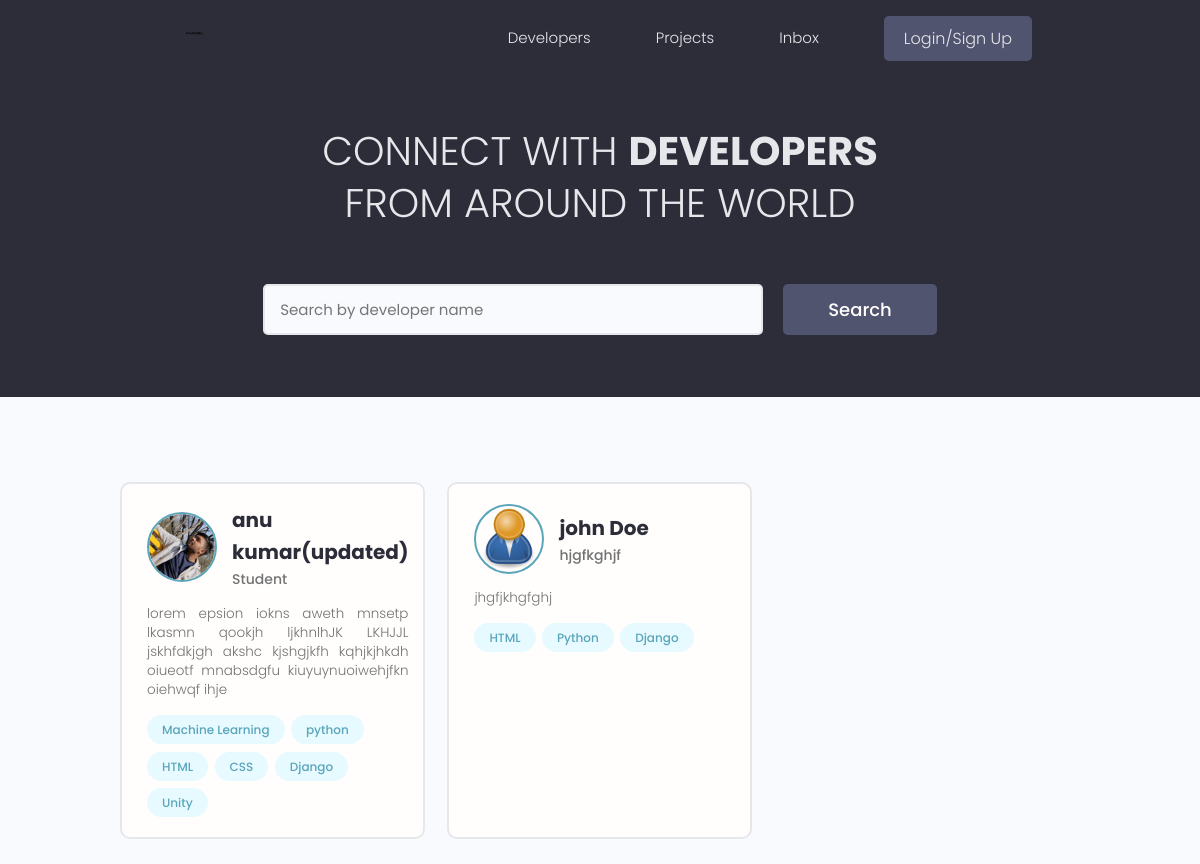
The page / on the database its author committed.
### users/models.py (models this page shows, shortened)
class Profiles(models.Model):
    user = models.OneToOneField(User , on_delete = models.CASCADE ,null= True , blank=True)
    name = models.CharField(max_length=200 , blank=True ,null=True)
    email = models.EmailField(max_length=500 ,blank=True, null=True)
    username = models.CharField(max_length=200 , blank=True ,null=True)
    location = models.CharField(max_length=200 , blank=True ,null=True)
    short_intro = models.CharField(max_length=200 , blank=True ,null=True)
    bio = models.TextField(blank=True, null=True)
    profile_image = models.ImageField(null=True, blank =True ,upload_to ='profiles/',default='profiles/user-default.png')
    social_github = models.CharField(max_length=200,blank=True,null=True)
    social_twitter = models.CharField(max_length=200,blank=True,null=True)
    social_linkdin = models.CharField(max_length=200,blank=True,null=True)
    social_youtube = models.CharField(max_length=200,blank=True,null=True)
    social_website = models.CharField(max_length=200,blank=True,null=True)
    created = models.DateTimeField(auto_now_add=True)
    id = models.UUIDField(default=uuid.uuid4,unique=True,primary_key=True,editable=False)

class Skill(models.Model):
    owner = models.ForeignKey(Profiles,on_delete=models.CASCADE,null=True,blank=True)
    name =  models.CharField(max_length=200,blank=True,null=True)
    description = models.TextField(null =True,blank=True)
    created = models.DateTimeField(auto_now_add=True)
    id = models.UUIDField(default=uuid.uuid4,unique=True,primary_key=True,editable=False)
    def __str__(self):
        return str(self.name)

### users/views.py (the view)
# urls.py: path('',views.profiles ,name="profiles"),
def profiles(request):
    profiles , search_query = searchProfiles(request)
    context = {'profiles':profiles, 'search_query': search_query}
    return render(request,'users/profiles.html',context)

### users/utils.py (called while the page is built)
def searchProfiles(request):
    search_query = ''
    if request.GET.get('search_query'):
        search_query = request.GET.get('search_query')
    skills = Skill.objects.filter(name__icontains = search_query)
    profiles = Profiles.objects.distinct().filter(
        Q(name__icontains=search_query) |
        Q(short_intro__icontains = search_query)|
        Q(skill__in = skills)
        )
    return profiles , search_query

### users/templates/users/profiles.html (shortened to what this page needs)
{% extends 'main.html' %}
{% block content %}
  <main class="home">
    <section class="hero-section text-center">
      <div class="container container--narrow">
        <div class="hero-section__box">
          <h2>CONNECT WITH <span>DEVELOPERS</span></h2>
          <h2>FROM AROUND THE WORLD</h2>
        </div>
        <div class="hero-section__search">
          <form class="form" action="#" method="get">
            <div class="form__field">
              <input class="input input--text" id="formInput#search" type="text" name="search_query"
              value="{{search_query}}" placeholder="Search by developer name" />
            </div>
            <input class="btn btn--sub btn--lg" type="submit" value="Search" />
          </form>
        </div>
      </div>
    </section>
    <section class="devlist">
      <div class="container">
        <div class="grid grid--three">
          {% for profile in profiles %}
          <div class="column card">
            <div class="dev">
              <a href="{% url 'user-profile' profile.id %}" class="card__body">
                <div class="dev__profile">
                  <img class="avatar avatar--md" src="{{ profile.profile_image.url }}" alt="image" />
                  <div class="dev__meta">
                    <h3>{{profile.name}}</h3>
                    <h5>{{profile.short_intro|slice:"60"}}</h5>
                  </div>
                </div>
                <p class="dev__info">
                    {{profile.bio|slice:'150'}}
                </p>
                <div class="dev__skills">
                    {% for skill in profile.skill_set.all|slice:"6" %}
                    <span class="tag tag--pill tag--main">
                        <small>{{skill}}</small>
                    </span>
                    {% endfor %}
                </div>
              </a>
            </div>
          </div>
        {% endfor %}
        </div>
      </div>
    </section>
  </main>
{% endblock content %}

### static/styles/app.css (style rules this page uses)
:root { --color-sub: #2d2d39; }
.btn--sub { background-color: var(--color-sub-light); }
.card { border: 2px solid var(--color-light); }
img { width: 100%; }
.hero-section { height: 40vh; display: flex; align-items: center; background-color: var(--color-sub); }
.hero-section__box { margin-bottom: 4rem; }
.hero-section__box > h2, .hero-section__box > h2 > span { font-size: 4rem; color: var(--color-light); line-height: 1.3; text-transform: uppercase; }
.hero-section__box > h2 { font-weight: 300; }
.hero-section__box > h2 > span { font-weight: 700; }
.hero-section__search > .form { display: flex; align-items: center; justify-content: center; gap: 2rem; }
.hero-section__search > .form input.input--text { width: 50rem; }
.devlist { margin-top: 8rem; }
.devlist .grid { align-items: stretch; }
.devlist .dev .dev__profile { display: flex; align-items: center; gap: 1.5rem; }
.devlist .dev .dev__meta h3 { color: var(--color-sub); font-size: 2rem; font-weight: 700; }
.devlist .dev .dev__meta h5 { color: var(--color-text); font-size: 1.4rem; font-weight: 500; }
.devlist .dev .dev__info { margin: 1.5rem 0; font-size: 1.35rem; line-height: 1.4; text-align: justify; }

### static/uikit/styles/modules/_variables.css (style rules this page uses)
:root { --color-main: #5aa5b9; --color-main-light: #e6faff; --color-sub: #3f4156; --color-sub-light: #51546e; --color-sub-lighter: #ededfd; --color-text: #737373; --color-gray: #8b8b8b; --color-light: #e5e7eb; --color-light-gray: #767676; --color-bg: #f8fafd; --color-white: #fffefd; --color-white-light: #f3f3f3; --color-success: #359e64; --color-success-bg: #def8e8; --color-error: #fc4b0b; --color-error-bg: #fff2ee; --font-base: 'Poppins', arial, helvetica, 'Segoe UI', roboto, ubuntu, sans-serif; --font-monospace: 'Fira Code', 'Courier New', courier, monospace; --font-regular: 300; --font-medium: 500; --font-bold: 700; --generic-shadow: 1px 1px 5px #00000010; --generic-transition: all 0.3s ease-in-out; }

### static/uikit/styles/modules/_base.css (style rules this page uses)
* { margin: 0; padding: 0; box-sizing: border-box; text-rendering: optimizeLegibility; color: inherit; font-size: inherit; }
html { font-size: 50%; }
@media only screen and (min-width: 480px) { html { font-size: 56.25%; } }
@media only screen and (min-width: 1200px) { html { font-size: 62.5%; } }
body { line-height: 1.6; font-weight: 400; font-size: 1.5rem; color: var(--color-text); background-color: var(--color-bg); min-height: 100vh; }

### static/uikit/styles/modules/_typography.css (style rules this page uses)
* { font-family: var(--font-base); }
h2 { font-size: 3.6rem; font-weight: var(--font-bold); }
h3 { font-size: 3.2rem; font-weight: var(--font-medium); }
h5 { font-size: 2.4rem; font-weight: var(--font-medium); }
h5, h6 { font-weight: var(--font-regular); }
p, span, strong { font-size: 1.6rem; color: var(--color-text); font-weight: var(--font-regular); }
a { padding-bottom: 2px; text-decoration: none; display: inline-block; color: var(--color-main); font-weight: var(--font-medium); }

### static/uikit/styles/modules/_utilities.css (style rules this page uses)
.container { width: 92%; max-width: 165rem; margin: 0 auto; box-sizing: border-box; }
.container--narrow { width: 92%; max-width: 120rem; }
@media screen and (min-width: 1000px) { .container { width: 90%; } }
@media screen and (min-width: 1000px) { .container--narrow { width: 85%; } }
@media screen and (min-width: 1200px) { .container { width: 80%; } }
@media screen and (min-width: 1200px) { .container--narrow { width: 72%; } }
.text-center { text-align: center; }

### static/uikit/styles/modules/_avatar.css (style rules this page uses)
.avatar { border-radius: 50%; border: 2px solid var(--color-main); object-fit: cover; }
.avatar--md { height: 7rem; width: 7rem; }

### static/uikit/styles/modules/_button.css (style rules this page uses)
.btn { display: inline-block; position: relative; cursor: pointer; background-color: var(--color-light); font-weight: var(--font-medium); color: var(--color-sub); text-decoration: none; padding: 1rem 2rem; border-radius: 0.5rem; border: none; width: -webkit-fit-content; width: -moz-fit-content; width: fit-content; height: -webkit-fit-content; height: -moz-fit-content; height: fit-content; font-size: 1.6rem; outline-width: 0; outline-color: transparent; -webkit-backface-visibility: hidden; backface-visibility: hidden; transition: all 0.3s ease-in-out; }
.btn--sub { background-color: var(--color-sub); color: var(--color-white); }
.btn--lg { font-size: 1.8rem; padding: 1.2rem 4.5rem; }

### static/uikit/styles/modules/_card.css (style rules this page uses)
.card { border-radius: 1rem; background-color: var(--color-white); border: 1.5px solid var(--color-light); width: auto; height: auto; margin-top: 0.5rem; margin-bottom: 0.5rem; overflow: hidden; }
.card__body, .card__header { padding: 2rem 2.5rem; }

### rows shown on the page
Profiles: profile_image (picture), name "anu kumar(updated)", short_intro "Student", bio "lorem epsion iokns aweth mnsetp lkasmn qookjh ljkhnlhJK LKHJJL jskhfdkjgh akshc kjshgjkfh kqhjkjhkdh oiueotf mnabsdgfu kiuyuynuoiwehjfkn oiehwqf ihje"
Skill: name "Machine Learning"
Skill: name "python"
Skill: name "HTML"
Skill: name "CSS"
Skill: name "Django"
Skill: name "Unity"
Profiles: profile_image (placeholder picture), name "john Doe", short_intro "hjgfkghjf", bio "jhgfjkhgfghj"
Skill: name "HTML"
Skill: name "Python"
Skill: name "Django"
